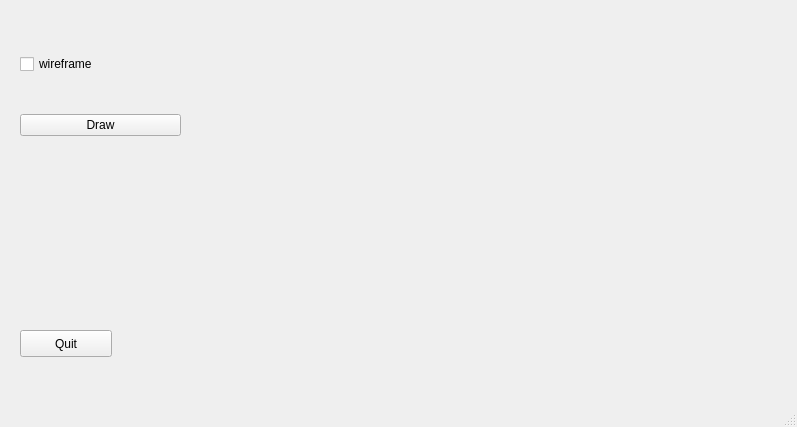
<?xml version="1.0" encoding="UTF-8"?>
<ui version="4.0">
 <class>MainWindow</class>
 <widget class="QMainWindow" name="MainWindow">
  <property name="geometry">
   <rect>
    <x>0</x>
    <y>0</y>
    <width>797</width>
    <height>427</height>
   </rect>
  </property>
  <property name="windowTitle">
   <string>MainWindow</string>
  </property>
  <widget class="QWidget" name="centralwidget">
   <widget class="QPushButton" name="quit">
    <property name="geometry">
     <rect>
      <x>20</x>
      <y>330</y>
      <width>92</width>
      <height>27</height>
     </rect>
    </property>
    <property name="text">
     <string>Quit</string>
    </property>
   </widget>
   <widget class="QWidget" name="gridLayoutWidget">
    <property name="geometry">
     <rect>
      <x>20</x>
      <y>20</y>
      <width>161</width>
      <height>151</height>
     </rect>
    </property>
    <layout class="QGridLayout" name="gridLayout">
     <item row="0" column="0">
      <widget class="QCheckBox" name="wireframe">
       <property name="text">
        <string>wireframe</string>
       </property>
      </widget>
     </item>
     <item row="1" column="0">
      <widget class="QPushButton" name="draw">
       <property name="text">
        <string>Draw</string>
       </property>
      </widget>
     </item>
    </layout>
   </widget>
   <widget class="QWidget" name="verticalLayoutWidget">
    <property name="geometry">
     <rect>
      <x>200</x>
      <y>20</y>
      <width>571</width>
      <height>351</height>
     </rect>
    </property>
    <layout class="QVBoxLayout" name="layout_scene"/>
   </widget>
  </widget>
  <widget class="QMenuBar" name="menubar">
   <property name="geometry">
    <rect>
     <x>0</x>
     <y>0</y>
     <width>797</width>
     <height>23</height>
    </rect>
   </property>
  </widget>
  <widget class="QStatusBar" name="statusbar"/>
 </widget>
 <resources/>
 <connections/>
</ui>
